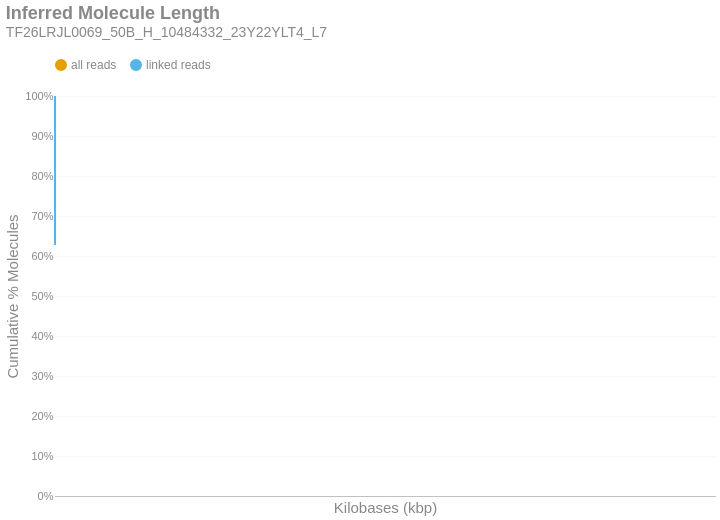

Notebook cell for this chart:
### Markdown cell above
### Inferred Molecule Length
This is the cumulative frequency distribution of molecule lengths inferred from the first and last alignment positions along a contig for all alignments associated with a single linked-read barcode on a given contig.There are two distributions: one with `all` the alignments (yellow) and another with only `linked reads` (blue). The percent of molecules in the `linked reads` distribution is relative to the total number of linked molecules.

### Code cell
if SKIPLR:
    print_html(f"Skipped")
else:
    binned_df = consolidated_hist(valids['length_inferred']/1000, mask, 10, True)
    binned_df = binned_df.with_columns(
        pl.when(pl.col('bin').cast(pl.Utf8) == '0').then(pl.lit('1')).otherwise(pl.col('bin').cast(pl.Utf8)).alias('bin')
    )
    with SafeRender(binned_df):
        (
            density_plot(binned_df, 'Inferred Molecule Length', samplename, 'inferredlen')
            .transform_calculate(bin_kb='datum.bin / 1000')
            .encode(
                x=alt.X('bin_kb:Q', title="Kilobases (kbp)").scale(type='log', padding=0).axis(labelAngle=-40),
                y=alt.Y('value:Q', title='Cumulative % Molecules')
                    .axis(format='%')
                    .stack(False)
                    .scale(domainMin=0, domainMax=1,padding=0),
                color=alt.Color("key:N").scale(domain = ["all reads", "linked reads"]),
                tooltip = [
                    alt.Tooltip("key:N", title = "Data Type"),
                    alt.Tooltip("range_label:N", title="Kilobases"),
                    alt.Tooltip("value:Q", format = ".2%", title="% Molecules (Cum.)")
                ]
            )
        ).display()

### Figure 1 — Vega-Lite specification as saved in the notebook (floating-point values rounded to 4 significant figures)
{"width": "container", "height": 400, "config": {"title": {"anchor": "start", "dy": -15, "fontSize": 18, "color": "#888888", "subtitleColor": "#888888", "subtitleFontSize": 14}, "arc": {"fill": "#0072B2"}, "axis": {"domainColor": "#888888", "domainWidth": 0.5, "gridWidth": 0.2, "grid": false, "titleFontWeight": 400, "titleFontSize": 15, "labelFontSize": 11, "labelColor": "#888888", "tickColor": "#888888", "tickWidth": 0.2, "titleColor": "#888888"}, "axisBand": {"grid": false}, "axisX": {"grid": true, "tickSize": 10, "domainCap": "round"}, "axisY": {"domain": false, "grid": true, "tickSize": 0, "domainCap": "round"}, "background": "transparent", "header": {"labelFontSize": 15, "labelColor": "#888888", "titleFontSize": 15, "titleFontWeight": 600, "titleColor": "#888888"}, "legend": {"labelFont": "sans-serif", "labelFontSize": 12, "labelColor": "#888888", "symbolSize": 100, "symbolType": "circle", "titleFontSize": 12, "titlePadding": 10, "titleColor": "#888888", "title": null, "orient": "top"}, "range": {"category": ["#E69F00", "#56B4E9", "#009E73", "#F0E442", "#0072B2", "#D55E00", "#CC79A7", "#000000"], "diverging": ["#cfe8f3", "#a2d4ec", "#73bfe2", "#46abdb", "#1696d2", "#12719e"]}, "area": {"fill": "#0072B2", "fillOpacity": 0.7, "line": true, "strokeOpacity": 0.7}, "line": {"color": "#0072B2", "stroke": "#0072B2", "strokeWidth": 2}, "trail": {"color": "#0072B2", "stroke": "#0072B2", "strokeWidth": 0, "size": 1}, "point": {"filled": true, "fillOpacity": 1.0, "size": 95}, "text": {"color": "#888888", "fontSize": 11, "align": "right", "fontWeight": 400, "size": 11}, "bar": {"fill": "#0072B2", "stroke": null}, "view": {"stroke": null, "continuousWidth": 660, "continuousHeight": 400}}, "data": {"name": "data-6003ec9cb67416edb4b6ab489c2e4f41"}, "mark": {"type": "line", "interpolate": "monotone", "point": {"opacity": 0, "size": 275}}, "encoding": {"color": {"field": "key", "scale": {"domain": ["all reads", "linked reads"]}, "type": "nominal"}, "tooltip": [{"field": "key", "title": "Data Type", "type": "nominal"}, {"field": "range_label", "title": "Kilobases", "type": "nominal"}, {"field": "value", "format": ".2%", "title": "% Molecules (Cum.)", "type": "quantitative"}], "x": {"axis": {"labelAngle": -40}, "field": "bin_kb", "scale": {"type": "log", "padding": 0}, "title": "Kilobases (kbp)", "type": "quantitative"}, "y": {"axis": {"format": "%"}, "field": "value", "scale": {"domainMin": 0, "domainMax": 1, "padding": 0}, "stack": false, "title": "Cumulative % Molecules", "type": "quantitative"}}, "params": [{"name": "param_c36ac31b6afebe62", "select": {"type": "point", "fields": ["key"]}, "bind": "legend"}], "title": {"text": "Inferred Molecule Length", "subtitle": "TF26LRJL0069_50B_H_10484332_23Y22YLT4_L7"}, "transform": [{"fold": ["all reads (cumsum)", "linked reads (cumsum)"]}, {"calculate": "replace(datum.key, ' (cumsum)', '')", "as": "key"}, {"filter": {"param": "param_c36ac31b6afebe62"}}, {"calculate": "datum.bin / 1000", "as": "bin_kb"}], "usermeta": {"embedOptions": {"downloadFileName": "TF26LRJL0069_50B_H_10484332_23Y22YLT4_L7.inferredlen"}}, "$schema": "https://vega.github.io/schema/vega-lite/v6.4.1.json", "datasets": {"data-6003ec9cb67416edb4b6ab489c2e4f41": [{"bin": "0.0", "interval": "0.0-10.0", "all reads": 0.8852, "linked reads": 0.6277, "all reads (cumsum)": 0.8852, "linked reads (cumsum)": 0.6277, "range_label": "0-9"}, {"bin": "10.0", "interval": "10.0-20.0", "all reads": 0.06589, "linked reads": 0.2127, "all reads (cumsum)": 0.9511, "linked reads (cumsum)": 0.8404, "range_label": "10-19"}, {"bin": "20.0", "interval": "20.0-30.0", "all reads": 0.02827, "linked reads": 0.09213, "all reads (cumsum)": 0.9794, "linked reads (cumsum)": 0.9325, "range_label": "20-29"}, {"bin": "30.0", "interval": "30.0-40.0", "all reads": 0.0123, "linked reads": 0.04014, "all reads (cumsum)": 0.9917, "linked reads (cumsum)": 0.9727, "range_label": "30-39"}, {"bin": "40.0", "interval": "40.0-50.0", "all reads": 0.005575, "linked reads": 0.01812, "all reads (cumsum)": 0.9973, "linked reads (cumsum)": 0.9908, "range_label": "40-49"}, {"bin": "50.0", "interval": "50.0-60.0", "all reads": 0.0018, "linked reads": 0.00605, "all reads (cumsum)": 0.9991, "linked reads (cumsum)": 0.9969, "range_label": "50-59"}, {"bin": "60.0", "interval": "60.0-70.0", "all reads": 0.0005912, "linked reads": 0.001993, "all reads (cumsum)": 0.9997, "linked reads (cumsum)": 0.9989, "range_label": "60-69"}, {"bin": "70.0", "interval": "70.0-80.0", "all reads": 0.0002177, "linked reads": 0.0007351, "all reads (cumsum)": 0.9999, "linked reads (cumsum)": 0.9996, "range_label": "70-79"}, {"bin": "80.0", "interval": "80.0-90.0", "all reads": 8.049e-05, "linked reads": 0.0002714, "all reads (cumsum)": 1.0, "linked reads (cumsum)": 0.9999, "range_label": "80-89"}, {"bin": "90.0", "interval": "90.0-100.0", "all reads": 2.812e-05, "linked reads": 9.514e-05, "all reads (cumsum)": 1.0, "linked reads (cumsum)": 1.0, "range_label": "90-99"}, {"bin": "100.0", "interval": "100.0-110.0", "all reads": 8.454e-06, "linked reads": 2.86e-05, "all reads (cumsum)": 1.0, "linked reads (cumsum)": 1.0, "range_label": "100-109"}, {"bin": "110.0", "interval": "110.0-120.0", "all reads": 2.847e-06, "linked reads": 9.63e-06, "all reads (cumsum)": 1.0, "linked reads (cumsum)": 1.0, "range_label": "110-119"}, {"bin": "120.0", "interval": "120.0-130.0", "all reads": 1.208e-06, "linked reads": 4.086e-06, "all reads (cumsum)": 1.0, "linked reads (cumsum)": 1.0, "range_label": "120-129"}, {"bin": "130.0", "interval": "130.0-140.0", "all reads": 3.451e-07, "linked reads": 1.167e-06, "all reads (cumsum)": 1.0, "linked reads (cumsum)": 1.0, "range_label": "130-139"}, {"bin": "140.0", "interval": "140.0-150.0", "all reads": 0.0, "linked reads": 0.0, "all reads (cumsum)": 1.0, "linked reads (cumsum)": 1.0, "range_label": "140-149"}, {"bin": "150.0", "interval": "150.0-160.0", "all reads": 8.627e-08, "linked reads": 2.918e-07, "all reads (cumsum)": 1.0, "linked reads (cumsum)": 1.0, "range_label": "150-159"}, {"bin": "160.0", "interval": "160.0-170.0", "all reads": 8.627e-08, "linked reads": 2.918e-07, "all reads (cumsum)": 1.0, "linked reads (cumsum)": 1.0, "range_label": "160-169"}]}}
